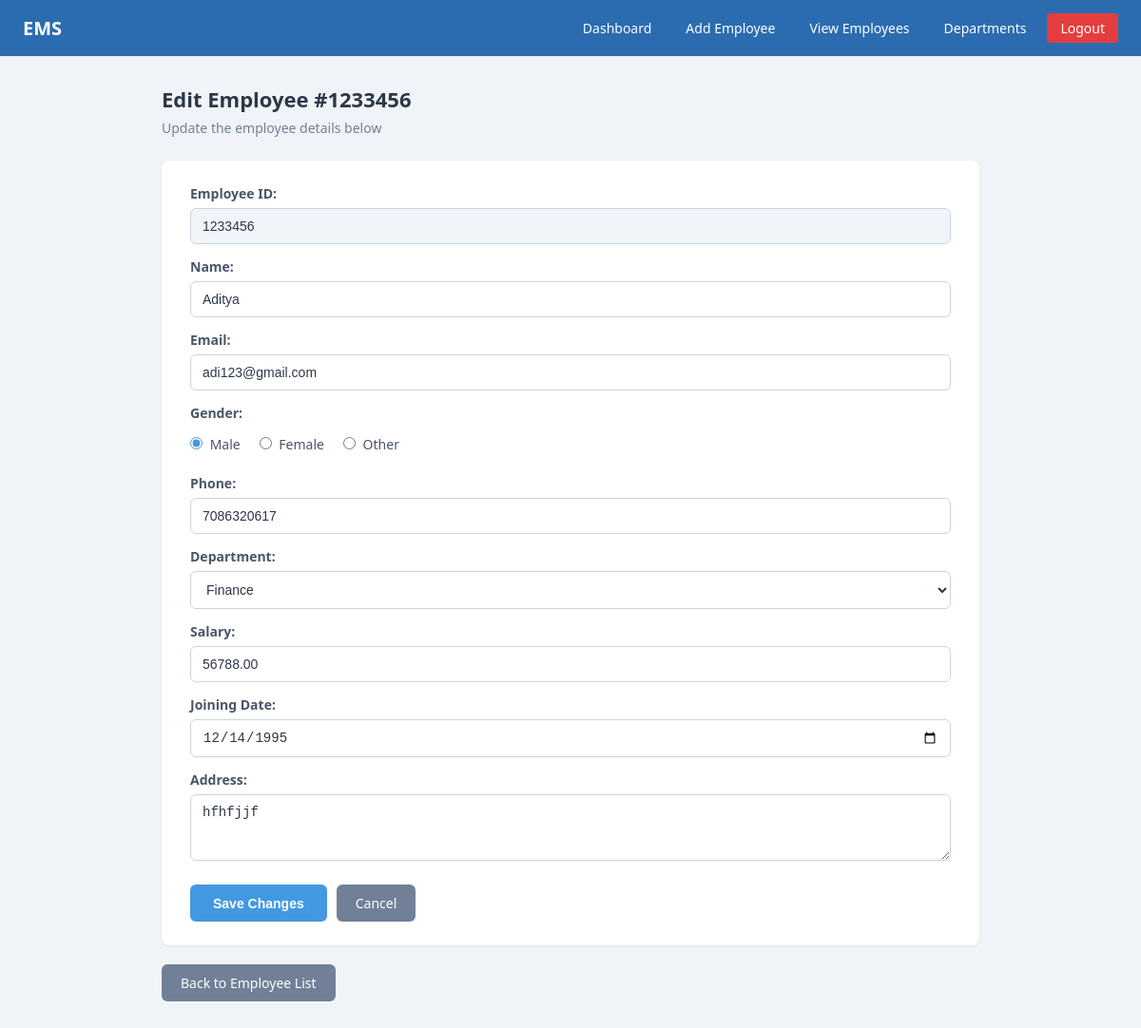
/edit_employee.php?id=1233456 (signed in), run on the app's committed database.
### tables this page shows
CREATE TABLE `employees` (
  `employee_id` varchar(50) NOT NULL,
  `name` varchar(100) NOT NULL,
  `email` varchar(150) NOT NULL,
  `gender` varchar(10) NOT NULL,
  `phone` varchar(20) NOT NULL,
  `department` varchar(50) NOT NULL,
  `salary` decimal(12,2) NOT NULL DEFAULT 0.00,
  `joining_date` date DEFAULT NULL,
  `address` text DEFAULT NULL
);

### edit_employee.php (the view, shortened to what this page needs)
<?php
require_once 'db.php';
$messageType = "";
$emp_id = trim($_GET['id'] ?? '');
$allowed_genders = ['Male', 'Female', 'Other'];
$dept_list = [];
$dr = $conn->query("SELECT name FROM departments ORDER BY name ASC");
if ($dr) { while ($d = $dr->fetch_assoc()) { $dept_list[] = $d['name']; } $dr->free(); }
$employee = [
    'employee_id'  => $emp_id,
    'name'         => '',
    'email'        => '',
    'gender'       => 'Male',
    'phone'        => '',
    'department'   => 'IT',
    'salary'       => '',
    'joining_date' => '',
    'address'      => ''
];
if ($_SERVER["REQUEST_METHOD"] === "GET" || $messageType === "error") {
    $stmt = $conn->prepare("SELECT * FROM employees WHERE employee_id = ?");
    $stmt->bind_param("s", $emp_id);
    $stmt->execute();
    $res = $stmt->get_result();
    if ($res->num_rows > 0) {
        $employee = $res->fetch_assoc();
    } else {
        $stmt->close();
        $conn->close();
        header("Location: view.php");
        exit();
    }
}
?>
<!DOCTYPE html>
<html lang="en">
<head>
    <link rel="stylesheet" href="style.css">
</head>
<body>
    <nav class="navbar">
        <a href="dashboard.php" class="brand">EMS</a>
        <div class="nav-links">
            <a href="dashboard.php">Dashboard</a>
            <a href="add.php">Add Employee</a>
            <a href="view.php">View Employees</a>
            <a href="department.php">Departments</a>
            <a href="logout.php" class="logout">Logout</a>
        </div>
    </nav>
    <div class="container">
        <h2 class="page-title">Edit Employee #<?php echo htmlspecialchars($emp_id); ?></h2>
        <p class="page-subtitle">Update the employee details below</p>
        <div class="form-card">
            <form method="POST" action="edit_employee.php?id=<?php echo urlencode($emp_id); ?>">
                <label for="emp_id_display">Employee ID:</label>
                <input type="text" id="emp_id_display" value="<?php echo htmlspecialchars($employee['employee_id']); ?>" disabled style="background-color: #f1f5f9;">
                <label for="name">Name:</label>
                <input type="text" id="name" name="name" value="<?php echo htmlspecialchars($employee['name']); ?>" required>
                <label for="email">Email:</label>
                <input type="email" id="email" name="email" value="<?php echo htmlspecialchars($employee['email']); ?>" required>
                <label>Gender:</label>
                <div class="radio-group">
                    <?php foreach ($allowed_genders as $g): ?>
                        <label style="margin: 0; font-weight: normal;">
                            <input type="radio" name="gender" value="<?php echo $g; ?>"
                                <?php if (strcasecmp($employee['gender'], $g) === 0) echo 'checked'; ?>>
                            <?php echo $g; ?>
                        </label>
                    <?php endforeach; ?>
                </div>
                <label for="phone">Phone:</label>
                <input type="tel" id="phone" name="phone" value="<?php echo htmlspecialchars($employee['phone']); ?>" required>
                <label for="department">Department:</label>
                <select id="department" name="department" required>
                    <?php foreach ($dept_list as $d): ?>
                        <option value="<?php echo $d; ?>" <?php if ($employee['department'] === $d) echo 'selected'; ?>>
                            <?php echo $d; ?>
                        </option>
                    <?php endforeach; ?>
                </select>
                <label for="salary">Salary:</label>
                <input type="number" id="salary" name="salary" value="<?php echo htmlspecialchars($employee['salary']); ?>" min="0" step="0.01" required>
                <label for="joining_date">Joining Date:</label>
                <input type="date" id="joining_date" name="joining_date" value="<?php echo htmlspecialchars($employee['joining_date']); ?>" required>
                <label for="address">Address:</label>
                <textarea id="address" name="address" rows="3" required><?php echo htmlspecialchars($employee['address']); ?></textarea>
                <div class="form-actions">
                    <input type="submit" value="Save Changes">
                    <a href="view.php" class="btn btn-secondary">Cancel</a>
                </div>
            </form>
        </div>
        <div class="page-actions">
            <a href="view.php" class="btn btn-secondary">Back to Employee List</a>
        </div>
    </div>
</body>
</html>

### style.css (style rules this page uses)
* { margin: 0; padding: 0; box-sizing: border-box; }
body { font-family: 'Segoe UI', Tahoma, Geneva, Verdana, sans-serif; background-color: #f0f4f8; color: #2d3748; min-height: 100vh; }
.navbar { background-color: #2b6cb0; padding: 14px 24px; display: flex; justify-content: space-between; align-items: center; flex-wrap: wrap; gap: 10px; }
.navbar .brand { color: #fff; font-size: 20px; font-weight: 700; text-decoration: none; }
.navbar .nav-links { display: flex; gap: 8px; flex-wrap: wrap; }
.navbar .nav-links a { color: #fff; text-decoration: none; padding: 6px 14px; border-radius: 4px; font-size: 14px; transition: background-color 0.2s; }
.navbar .nav-links a.logout { background-color: #e53e3e; }
.container { max-width: 900px; margin: 0 auto; padding: 30px 20px; }
.page-title { font-size: 22px; color: #2d3748; margin-bottom: 6px; }
.page-subtitle { font-size: 14px; color: #718096; margin-bottom: 25px; }
.form-card { background: #fff; padding: 25px 30px; border-radius: 8px; box-shadow: 0 1px 3px rgba(0, 0, 0, 0.08); margin-bottom: 20px; }
label { display: block; font-weight: 600; font-size: 14px; color: #4a5568; margin-bottom: 6px; margin-top: 14px; }
label:first-child { margin-top: 0; }
input[type="text"], input[type="email"], input[type="password"], input[type="tel"], input[type="number"], input[type="date"], select, textarea { width: 100%; padding: 10px 12px; border: 1px solid #cbd5e0; border-radius: 6px; font-size: 14px; color: #2d3748; background-color: #fff; transition: border-color 0.2s; }
textarea { resize: vertical; }
.radio-group { display: flex; gap: 20px; padding: 8px 0; font-size: 14px; color: #4a5568; }
.radio-group input[type="radio"] { width: auto; margin-right: 4px; accent-color: #4299e1; }
.form-actions { margin-top: 20px; display: flex; gap: 10px; flex-wrap: wrap; }
input[type="submit"], input[type="reset"] { padding: 10px 24px; border: none; border-radius: 6px; font-size: 14px; font-weight: 600; cursor: pointer; transition: background-color 0.2s; }
input[type="submit"] { background-color: #4299e1; color: #fff; }
.btn { display: inline-block; padding: 10px 20px; background-color: #4299e1; color: #fff; text-decoration: none; border-radius: 6px; font-size: 14px; font-weight: 500; cursor: pointer; transition: background-color 0.2s; border: none; }
.btn-secondary { background-color: #718096; }
.page-actions { display: flex; gap: 10px; flex-wrap: wrap; margin-top: 15px; }

### data on the page
employees: employee_id "1233456", name "Aditya", email "adi123@gmail.com", gender "☑ Male", gender "☐ Female", gender "☐ Other", phone "7086320617", department "Finance", salary "56788.00", joining_date "12/14/1995", address "hfhfjjf"

### other printed values
$emp_id "1233456"
$g "Male"
$g "Female"
$g "Other"
